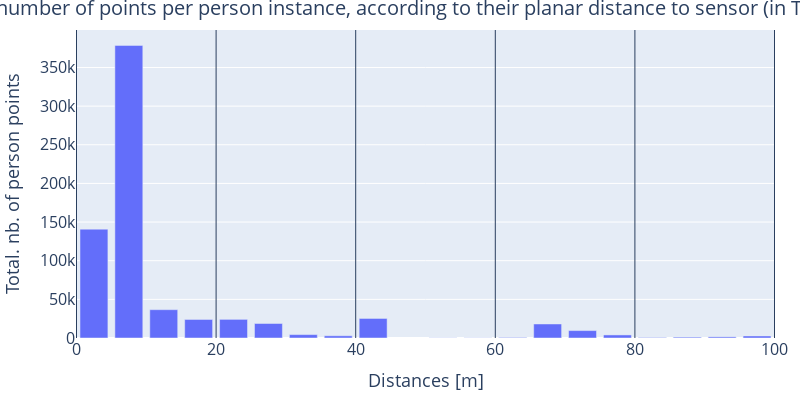

The notebook cell saved with this chart:
### Code cell
# fig=px.bar(result, "dist_bucket","nb_points", title="Average number of points per person instance, <br>according to their planar distance to sensor (in Train split)")
# fig.update_layout(xaxis_title=f"Distance ranges [x:x+{bucket_size}]", yaxis_title="Average number of point per person instance")


fig=px.bar(result_test[result_test.dist_bucket<100], "dist_bucket","total_nb_pts", title="Average number of points per person instance, according to their planar distance to sensor (in TEST split)")
fig.update_layout(xaxis_title=f"Distances [m]", yaxis_title="Total. nb. of person points",title_x=0.5)
fig.update_layout(
    autosize=False,
    width=800,
    height=400,
)
fig.update_layout(
xaxis = dict(
                    tickmode='array', #change 1
                    tickvals = np.arange(-2.5,125,20), #change 2
                    ticktext = np.arange(0,130,20), #change 3
                    ),)

fig.update_xaxes(ticklabelposition='outside top')
for i in range(0, 110, 20):
    fig.add_vline(x=i - 2.5, line_width=1)
fig.update_layout(
    title=dict(font=dict(size=20)),
    margin=dict(l=20, r=20, t=30, b=20),
    xaxis_title_font=dict(size=18),  # X-axis title font size
    yaxis_title_font=dict(size=18),  # Y-axis title font size
    xaxis=dict(tickfont=dict(size=16)),  # X-axis tick font size
    yaxis=dict(tickfont=dict(size=16))  # Y-axis tick font size
)
# fig.update_yaxes(type="log")
# fig.write_image("/workspaces/baseline/exp/figures/report_figs/total_person_pts_test_set.png", scale=4)
fig.show()

### Figure 1 — Plotly figure (JSON) as saved in the notebook; plotly's stock layout.template omitted (floating-point values rounded to 4 significant figures)
{"data": [{"alignmentgroup": "True", "hovertemplate": "dist_bucket=%{x}<br>total_nb_pts=%{y}<extra></extra>", "legendgroup": "", "marker": {"color": "#636efa", "pattern": {"shape": ""}}, "name": "", "offsetgroup": "", "orientation": "v", "showlegend": false, "textposition": "auto", "type": "bar", "x": [0, 5, 10, 15, 20, 25, 30, 35, 40, 50, 55, 60, 65, 70, 75, 80, 85, 90, 95], "xaxis": "x", "y": [140806, 378579, 36638, 23986, 24099, 18770, 4389, 2853, 25289, 211, 203, 697, 18151, 9594, 3954, 650, 1113, 1475, 2617], "yaxis": "y"}], "layout": {"autosize": false, "barmode": "relative", "height": 400, "legend": {"tracegroupgap": 0}, "margin": {"b": 20, "l": 20, "r": 20, "t": 30}, "shapes": [{"line": {"width": 1}, "type": "line", "x0": -2.5, "x1": -2.5, "xref": "x", "y0": 0, "y1": 1, "yref": "y domain"}, {"line": {"width": 1}, "type": "line", "x0": 17.5, "x1": 17.5, "xref": "x", "y0": 0, "y1": 1, "yref": "y domain"}, {"line": {"width": 1}, "type": "line", "x0": 37.5, "x1": 37.5, "xref": "x", "y0": 0, "y1": 1, "yref": "y domain"}, {"line": {"width": 1}, "type": "line", "x0": 57.5, "x1": 57.5, "xref": "x", "y0": 0, "y1": 1, "yref": "y domain"}, {"line": {"width": 1}, "type": "line", "x0": 77.5, "x1": 77.5, "xref": "x", "y0": 0, "y1": 1, "yref": "y domain"}, {"line": {"width": 1}, "type": "line", "x0": 97.5, "x1": 97.5, "xref": "x", "y0": 0, "y1": 1, "yref": "y domain"}], "title": {"font": {"size": 20}, "text": "Average number of points per person instance, according to their planar distance to sensor (in TEST split)", "x": 0.5}, "width": 800, "xaxis": {"anchor": "y", "domain": [0, 1], "tickfont": {"size": 16}, "ticklabelposition": "outside top", "tickmode": "array", "ticktext": [0, 20, 40, 60, 80, 100, 120], "tickvals": [-2.5, 17.5, 37.5, 57.5, 77.5, 97.5, 117.5], "title": {"font": {"size": 18}, "text": "Distances [m]"}}, "yaxis": {"anchor": "x", "domain": [0, 1], "tickfont": {"size": 16}, "title": {"font": {"size": 18}, "text": "Total. nb. of person points"}}}}
